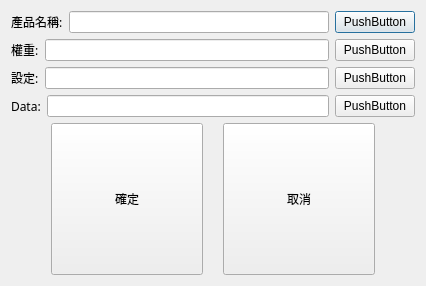
<?xml version="1.0" encoding="UTF-8"?>
<ui version="4.0">
 <class>settingDialog</class>
 <widget class="QDialog" name="settingDialog">
  <property name="geometry">
   <rect>
    <x>0</x>
    <y>0</y>
    <width>426</width>
    <height>286</height>
   </rect>
  </property>
  <property name="windowTitle">
   <string>變數系統參數設定</string>
  </property>
  <layout class="QVBoxLayout" name="verticalLayout">
   <item>
    <layout class="QHBoxLayout" name="horizontalLayout_2">
     <item>
      <widget class="QLabel" name="timeLabel">
       <property name="sizePolicy">
        <sizepolicy hsizetype="Preferred" vsizetype="Preferred">
         <horstretch>0</horstretch>
         <verstretch>0</verstretch>
        </sizepolicy>
       </property>
       <property name="font">
        <font>
         <family>微軟正黑體</family>
        </font>
       </property>
       <property name="text">
        <string>產品名稱:</string>
       </property>
      </widget>
     </item>
     <item>
      <widget class="QLineEdit" name="timeLineEdit">
       <property name="sizePolicy">
        <sizepolicy hsizetype="Expanding" vsizetype="Fixed">
         <horstretch>0</horstretch>
         <verstretch>0</verstretch>
        </sizepolicy>
       </property>
       <property name="minimumSize">
        <size>
         <width>200</width>
         <height>20</height>
        </size>
       </property>
       <property name="alignment">
        <set>Qt::AlignLeading|Qt::AlignLeft|Qt::AlignVCenter</set>
       </property>
      </widget>
     </item>
     <item>
      <widget class="QPushButton" name="pushButton_3">
       <property name="text">
        <string>PushButton</string>
       </property>
      </widget>
     </item>
    </layout>
   </item>
   <item>
    <layout class="QHBoxLayout" name="horizontalLayout_3">
     <item>
      <widget class="QLabel" name="productLabel">
       <property name="font">
        <font>
         <family>微軟正黑體</family>
        </font>
       </property>
       <property name="text">
        <string>權重:</string>
       </property>
      </widget>
     </item>
     <item>
      <widget class="QLineEdit" name="productLineEdit">
       <property name="sizePolicy">
        <sizepolicy hsizetype="Expanding" vsizetype="Fixed">
         <horstretch>0</horstretch>
         <verstretch>0</verstretch>
        </sizepolicy>
       </property>
       <property name="minimumSize">
        <size>
         <width>200</width>
         <height>0</height>
        </size>
       </property>
       <property name="layoutDirection">
        <enum>Qt::RightToLeft</enum>
       </property>
      </widget>
     </item>
     <item>
      <widget class="QPushButton" name="pushButton_4">
       <property name="text">
        <string>PushButton</string>
       </property>
      </widget>
     </item>
    </layout>
   </item>
   <item>
    <layout class="QHBoxLayout" name="horizontalLayout_4">
     <item>
      <widget class="QLabel" name="amountLabel">
       <property name="font">
        <font>
         <family>微軟正黑體</family>
        </font>
       </property>
       <property name="text">
        <string>設定:</string>
       </property>
      </widget>
     </item>
     <item>
      <widget class="QLineEdit" name="amountLineEdit">
       <property name="minimumSize">
        <size>
         <width>200</width>
         <height>0</height>
        </size>
       </property>
      </widget>
     </item>
     <item>
      <widget class="QPushButton" name="pushButton_5">
       <property name="text">
        <string>PushButton</string>
       </property>
      </widget>
     </item>
    </layout>
   </item>
   <item>
    <layout class="QHBoxLayout" name="horizontalLayout_5">
     <item>
      <widget class="QLabel" name="NGLabel">
       <property name="font">
        <font>
         <family>微軟正黑體</family>
        </font>
       </property>
       <property name="text">
        <string>Data:</string>
       </property>
      </widget>
     </item>
     <item>
      <widget class="QLineEdit" name="NGLineEdit">
       <property name="minimumSize">
        <size>
         <width>200</width>
         <height>0</height>
        </size>
       </property>
       <property name="layoutDirection">
        <enum>Qt::LeftToRight</enum>
       </property>
      </widget>
     </item>
     <item>
      <widget class="QPushButton" name="pushButton_6">
       <property name="text">
        <string>PushButton</string>
       </property>
      </widget>
     </item>
    </layout>
   </item>
   <item>
    <layout class="QHBoxLayout" name="horizontalLayout">
     <property name="spacing">
      <number>20</number>
     </property>
     <property name="leftMargin">
      <number>40</number>
     </property>
     <property name="topMargin">
      <number>0</number>
     </property>
     <property name="rightMargin">
      <number>40</number>
     </property>
     <property name="bottomMargin">
      <number>0</number>
     </property>
     <item>
      <widget class="QPushButton" name="pushButton">
       <property name="sizePolicy">
        <sizepolicy hsizetype="Minimum" vsizetype="Minimum">
         <horstretch>0</horstretch>
         <verstretch>0</verstretch>
        </sizepolicy>
       </property>
       <property name="text">
        <string>確定</string>
       </property>
      </widget>
     </item>
     <item>
      <widget class="QPushButton" name="pushButton_2">
       <property name="sizePolicy">
        <sizepolicy hsizetype="Minimum" vsizetype="Minimum">
         <horstretch>0</horstretch>
         <verstretch>0</verstretch>
        </sizepolicy>
       </property>
       <property name="text">
        <string>取消</string>
       </property>
      </widget>
     </item>
    </layout>
   </item>
  </layout>
 </widget>
 <resources/>
 <connections/>
</ui>
